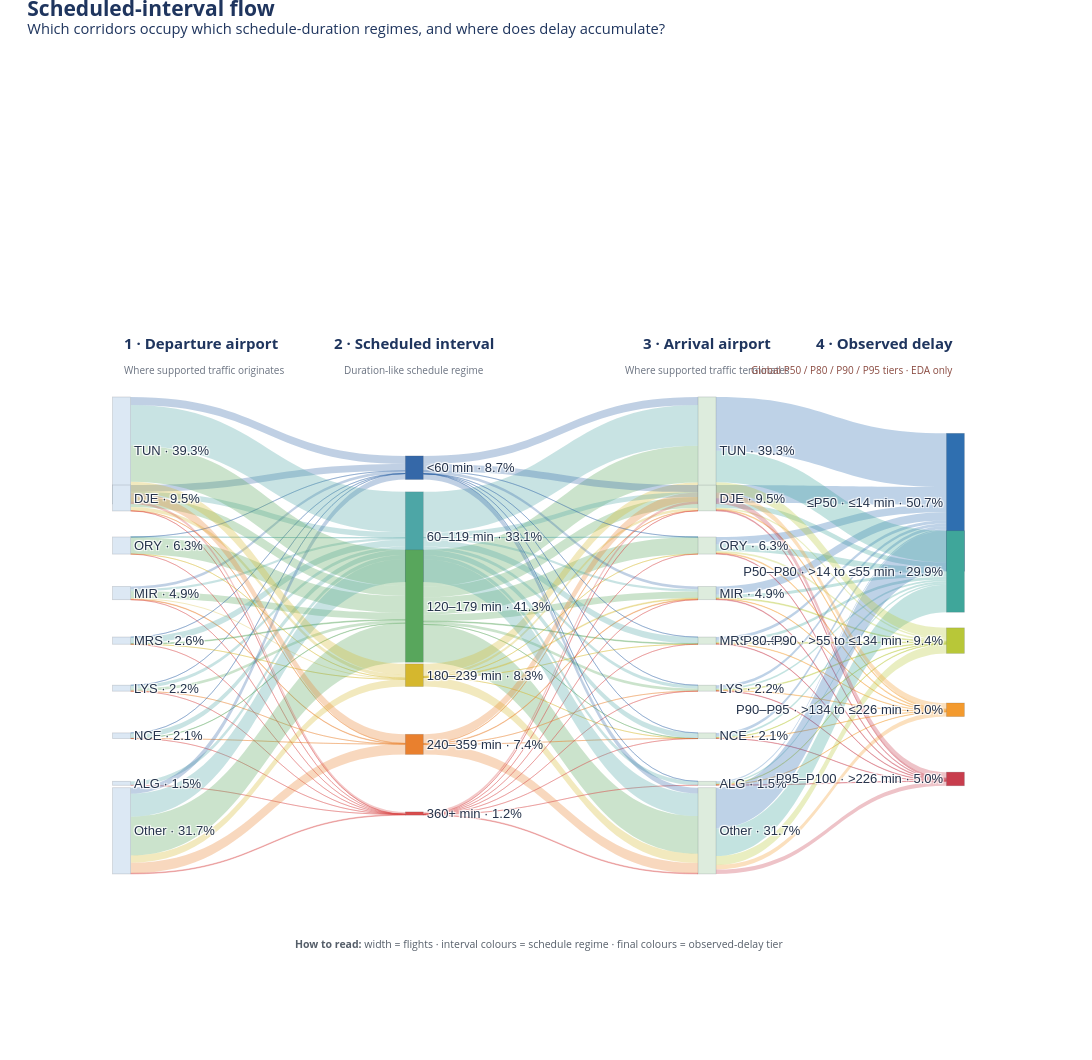

The notebook cell this image was saved under:
### Markdown cell above
Show the full-period flow.

### Code cell
# Plot
fig = go.Figure(
    go.Sankey(
        arrangement="fixed",
        domain=dict(x=[0.0, 1.0], y=[0.05, 0.70]),
        textfont=dict(size=13, color="#24324A", family="Arial"),
        node=dict(
            pad=20,
            thickness=18,
            label=node_labels,
            color=node_colors,
            line=dict(color="rgba(50,60,72,0.22)", width=0.7),
            x=node_x,
            y=node_y,
            hovertemplate="%{label}<extra></extra>",
        ),
        link=dict(
            source=sources,
            target=targets,
            value=values,
            color=link_colors,
            customdata=custom,
            hovertemplate="%{customdata}<extra></extra>",
        ),
    )
)

annotations = [
    dict(
        x=0.03, y=0.84, xref="paper", yref="paper",
        text="<b>1 · Departure airport</b>",
        showarrow=False, xanchor="left",
        font=dict(size=15, color="#1F355E"),
    ),
    dict(
        x=0.03, y=0.795, xref="paper", yref="paper",
        text="Where supported traffic originates",
        showarrow=False, xanchor="left",
        font=dict(size=10, color="#6A7280"),
    ),
    dict(
        x=0.36, y=0.84, xref="paper", yref="paper",
        text="<b>2 · Scheduled interval</b>",
        showarrow=False, xanchor="center",
        font=dict(size=15, color="#1F355E"),
    ),
    dict(
        x=0.36, y=0.795, xref="paper", yref="paper",
        text="Duration-like schedule regime",
        showarrow=False, xanchor="center",
        font=dict(size=10, color="#6A7280"),
    ),
    dict(
        x=0.69, y=0.84, xref="paper", yref="paper",
        text="<b>3 · Arrival airport</b>",
        showarrow=False, xanchor="center",
        font=dict(size=15, color="#1F355E"),
    ),
    dict(
        x=0.69, y=0.795, xref="paper", yref="paper",
        text="Where supported traffic terminates",
        showarrow=False, xanchor="center",
        font=dict(size=10, color="#6A7280"),
    ),
    dict(
        x=0.97, y=0.84, xref="paper", yref="paper",
        text="<b>4 · Observed delay</b>",
        showarrow=False, xanchor="right",
        font=dict(size=15, color="#1F355E"),
    ),
    dict(
        x=0.97, y=0.795, xref="paper", yref="paper",
        text="Global P50 / P80 / P90 / P95 tiers · EDA only",
        showarrow=False, xanchor="right",
        font=dict(size=10, color="#8A4A40"),
    ),
    dict(
        x=0.50, y=-0.095, xref="paper", yref="paper",
        text=(
            "<b>How to read:</b> width = flights · "
            "interval colours = schedule regime · "
            "final colours = observed-delay tier"
        ),
        showarrow=False, xanchor="center",
        font=dict(size=10.5, color="#555E69"),
    ),
]

fig.update_layout(
    title=dict(
        text=(
            "<b>Scheduled-interval flow</b>"
            "<br><sup>Which corridors occupy which schedule-duration regimes, "
            "and where does delay accumulate?</sup>"
        ),
        x=0.025,
        y=0.985,
        xanchor="left",
        yanchor="top",
        font=dict(size=21, color="#1F355E"),
    ),
    template="plotly_white",
    width=1780,
    height=1060,
    margin=dict(l=95, r=110, t=225, b=170),
    annotations=annotations,
)

fig.show()

### Figure 1 — Plotly figure (JSON) as saved in the notebook; plotly's stock layout.template omitted (floating-point values rounded to 4 significant figures; data arrays with more than 128 entries replaced by an {"elided": "..."} marker saying what was removed)
{"data": [{"arrangement": "fixed", "domain": {"x": [0, 1], "y": [0.05, 0.7]}, "link": {"color": {"elided": "139 str values"}, "customdata": {"elided": "139 str values"}, "hovertemplate": "%{customdata}<extra></extra>", "source": {"elided": "139 int values"}, "target": {"elided": "139 int values"}, "value": {"elided": "139 int values"}}, "node": {"color": ["#DCE8F4", "#DCE8F4", "#DCE8F4", "#DCE8F4", "#DCE8F4", "#DCE8F4", "#DCE8F4", "#DCE8F4", "#DCE8F4", "#3568A8", "#4DA6A6", "#58A65C", "#D5B72E", "#E9802E", "#D94C4C", "#DDECDD", "#DDECDD", "#DDECDD", "#DDECDD", "#DDECDD", "#DDECDD", "#DDECDD", "#DDECDD", "#DDECDD", "#2F6FB0", "#3FA69A", "#B8C738", "#F39A2E", "#C83D4D"], "hovertemplate": "%{label}<extra></extra>", "label": ["TUN · 39.3%", "DJE · 9.5%", "ORY · 6.3%", "MIR · 4.9%", "MRS · 2.6%", "LYS · 2.2%", "NCE · 2.1%", "ALG · 1.5%", "Other · 31.7%", "<60 min · 8.7%", "60–119 min · 33.1%", "120–179 min · 41.3%", "180–239 min · 8.3%", "240–359 min · 7.4%", "360+ min · 1.2%", "TUN · 39.3%", "DJE · 9.5%", "ORY · 6.3%", "MIR · 4.9%", "MRS · 2.6%", "LYS · 2.2%", "NCE · 2.1%", "ALG · 1.5%", "Other · 31.7%", "≤P50 · ≤14 min · 50.7%", "P50–P80 · >14 to ≤55 min · 29.9%", "P80–P90 · >55 to ≤134 min · 9.4%", "P90–P95 · >134 to ≤226 min · 5.0%", "P95–P100 · >226 min · 5.0%"], "line": {"color": "rgba(50,60,72,0.22)", "width": 0.7}, "pad": 20, "thickness": 18, "x": [0.03, 0.03, 0.03, 0.03, 0.03, 0.03, 0.03, 0.03, 0.03, 0.36, 0.36, 0.36, 0.36, 0.36, 0.36, 0.69, 0.69, 0.69, 0.69, 0.69, 0.69, 0.69, 0.69, 0.69, 0.97, 0.97, 0.97, 0.97, 0.97], "y": [0.06, 0.17, 0.28, 0.39, 0.5, 0.61, 0.72, 0.83, 0.94, 0.1, 0.26, 0.42, 0.58, 0.74, 0.9, 0.06, 0.17, 0.28, 0.39, 0.5, 0.61, 0.72, 0.83, 0.94, 0.18, 0.34, 0.5, 0.66, 0.82]}, "textfont": {"color": "#24324A", "family": "Arial", "size": 13}, "type": "sankey"}], "layout": {"annotations": [{"font": {"color": "#1F355E", "size": 15}, "showarrow": false, "text": "<b>1 · Departure airport</b>", "x": 0.03, "xanchor": "left", "xref": "paper", "y": 0.84, "yref": "paper"}, {"font": {"color": "#6A7280", "size": 10}, "showarrow": false, "text": "Where supported traffic originates", "x": 0.03, "xanchor": "left", "xref": "paper", "y": 0.795, "yref": "paper"}, {"font": {"color": "#1F355E", "size": 15}, "showarrow": false, "text": "<b>2 · Scheduled interval</b>", "x": 0.36, "xanchor": "center", "xref": "paper", "y": 0.84, "yref": "paper"}, {"font": {"color": "#6A7280", "size": 10}, "showarrow": false, "text": "Duration-like schedule regime", "x": 0.36, "xanchor": "center", "xref": "paper", "y": 0.795, "yref": "paper"}, {"font": {"color": "#1F355E", "size": 15}, "showarrow": false, "text": "<b>3 · Arrival airport</b>", "x": 0.69, "xanchor": "center", "xref": "paper", "y": 0.84, "yref": "paper"}, {"font": {"color": "#6A7280", "size": 10}, "showarrow": false, "text": "Where supported traffic terminates", "x": 0.69, "xanchor": "center", "xref": "paper", "y": 0.795, "yref": "paper"}, {"font": {"color": "#1F355E", "size": 15}, "showarrow": false, "text": "<b>4 · Observed delay</b>", "x": 0.97, "xanchor": "right", "xref": "paper", "y": 0.84, "yref": "paper"}, {"font": {"color": "#8A4A40", "size": 10}, "showarrow": false, "text": "Global P50 / P80 / P90 / P95 tiers · EDA only", "x": 0.97, "xanchor": "right", "xref": "paper", "y": 0.795, "yref": "paper"}, {"font": {"color": "#555E69", "size": 10.5}, "showarrow": false, "text": "<b>How to read:</b> width = flights · interval colours = schedule regime · final colours = observed-delay tier", "x": 0.5, "xanchor": "center", "xref": "paper", "y": -0.095, "yref": "paper"}], "height": 1060, "margin": {"b": 170, "l": 95, "r": 110, "t": 225}, "title": {"font": {"color": "#1F355E", "size": 21}, "text": "<b>Scheduled-interval flow</b><br><sup>Which corridors occupy which schedule-duration regimes, and where does delay accumulate?</sup>", "x": 0.025, "xanchor": "left", "y": 0.985, "yanchor": "top"}, "width": 1780}}
